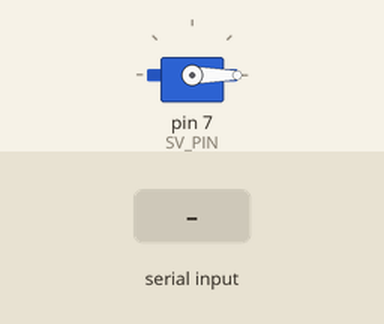
This sketch was run on a simulated Arduino Uno, built with avr-gcc and run on an emulated ATmega328P. On the bench: servo. The test bench sets the inputs (shaded band). What the sketch prints to the serial monitor is not drawn.

Above: at 1.2 s.
1.3 s: "90,45\n" received over Serial
At 2.07 s:
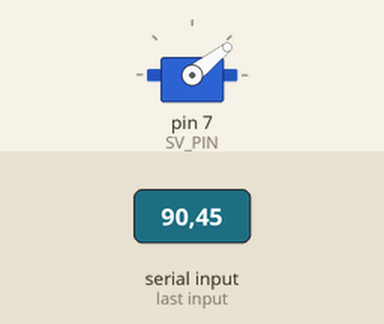
At 2.67 s:
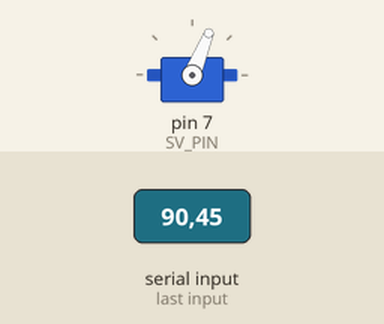
4.3 s: "30,150\n" received over Serial
7.3 s: "200\n" received over Serial
At 8.4 s:
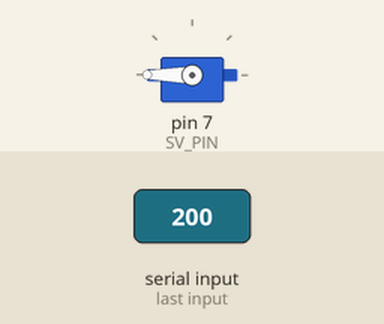
Timing chart, 0 to 10.3 s (numbered marks = the images above; inputs shaded):
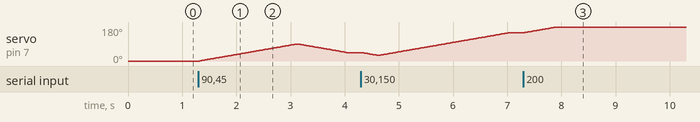

The sketch:

servo_control.ino
```cpp
#include <Servo.h>

Servo myservo;
const int SV_PIN = 7;

int targetVal = 0;
int currentVal = 0;
int speedDelay = 20;

void setup() {
  Serial.begin(115200);

  myservo.write(currentVal);
  myservo.attach(SV_PIN, 500, 2400);

  Serial.println("Ready.");
}

void loop() {
  if (Serial.available()) {
    targetVal = Serial.parseInt();

    // 残った改行コードなどを捨てる
    while (Serial.available() > 0) { Serial.read(); }

    targetVal = constrain(targetVal, 0, 180);

    Serial.print("Move to: ");
    Serial.print(targetVal);

    if (targetVal > currentVal) {
      for (int i = currentVal; i <= targetVal; i++) {
        myservo.write(i);
        delay(speedDelay);
      }
    } else if (targetVal < currentVal) {
      for (int i = currentVal; i >= targetVal; i--) {
        myservo.write(i);
        delay(speedDelay);
      }
    }

    currentVal = targetVal;

    Serial.println(" ... Done.");
  }
}
```

Measured:
- after the input at 1.3 s, servo on pin 7 (SV_PIN): rises from 0° to 90° in 1.8 s, then falls to 45° in 0.92 s
- after the input at 7.3 s, servo on pin 7 (SV_PIN): moves from 150° to 180° over 0.58 s, starting at once
